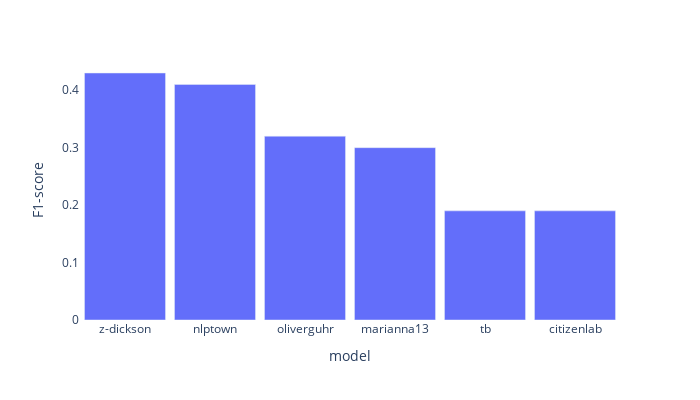

Notebook source saved alongside this figure:
### Code cell
print_bar(data = metrics[metrics['metric']=='f1-score'].rename(columns={'macro avg':'F1-score'}), var = 'F1-score', w=700, h=400)

### Figure 1 — Plotly figure (JSON) as saved in the notebook; plotly's stock layout.template omitted (floating-point values rounded to 4 significant figures)
{"data": [{"alignmentgroup": "True", "hovertemplate": "model=%{x}<br>F1-score=%{y}<extra></extra>", "legendgroup": "", "marker": {"color": "#636efa", "pattern": {"shape": ""}}, "name": "", "offsetgroup": "", "orientation": "v", "showlegend": false, "textposition": "auto", "type": "bar", "x": ["z-dickson", "nlptown", "oliverguhr", "marianna13", "tb", "citizenlab"], "xaxis": "x", "y": [0.43, 0.41, 0.32, 0.3, 0.19, 0.19], "yaxis": "y"}], "layout": {"bargap": 0.1, "barmode": "relative", "height": 400, "legend": {"tracegroupgap": 0}, "margin": {"t": 60}, "paper_bgcolor": "rgba(0,0,0,0)", "plot_bgcolor": "rgba(0,0,0,0)", "width": 700, "xaxis": {"anchor": "y", "domain": [0, 1], "title": {"text": "model"}}, "yaxis": {"anchor": "x", "domain": [0, 1], "title": {"text": "F1-score"}}}}
